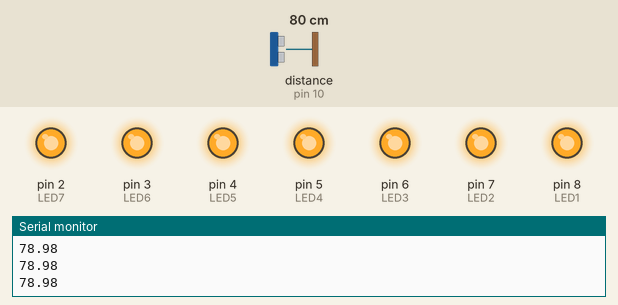
This sketch was run on a simulated Arduino Uno, built with avr-gcc and run on an emulated ATmega328P. On the bench: output pins drawn as LEDs (lit = HIGH), the last lines printed to the serial monitor. Wiring (inferred from the names in the program): ultrasonic range finder: trigger pin 9; echo pin 10. Inputs (shaded band) come from the test bench; at power-on: distance to the obstacle (sensor on pin 10) 80 cm. The echo pulse lasts 58.3 µs per cm; pins used as bus, display or sensor lines are not drawn.

Above: at 1.2 s.
1.3 s: distance to the obstacle (sensor on pin 10) set to 2 cm
At 2.5 s:
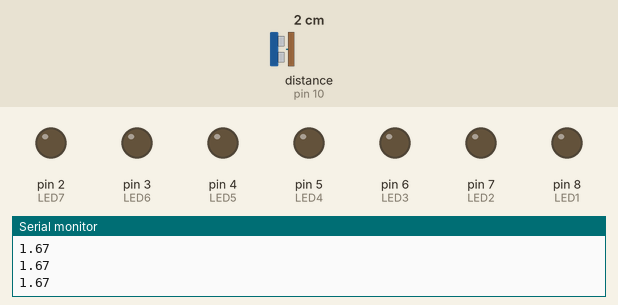
2.8 s: distance to the obstacle (sensor on pin 10) set to 9 cm
4.3 s: distance to the obstacle (sensor on pin 10) set to 12 cm
At 4.8 s:
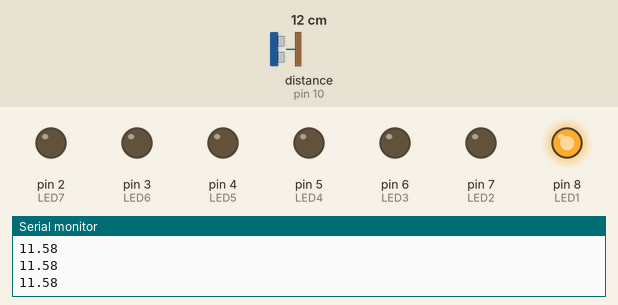
5.8 s: distance to the obstacle (sensor on pin 10) set to 17 cm
7.3 s: distance to the obstacle (sensor on pin 10) set to 23 cm
At 8.3 s:
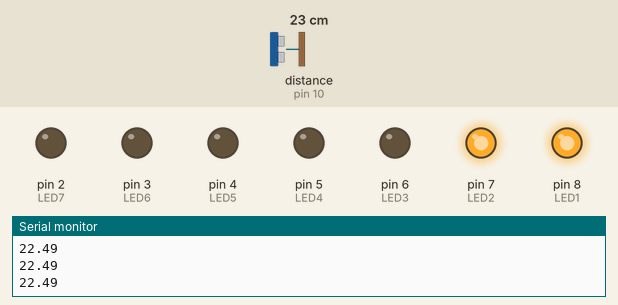
8.8 s: distance to the obstacle (sensor on pin 10) set to 4 cm
At 9.4 s:
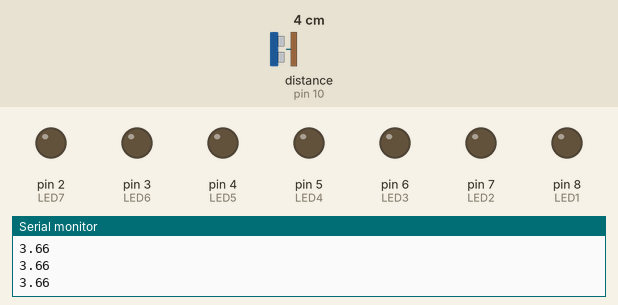
Timing chart, 0 to 11.3 s (numbered marks = the images above; inputs shaded):
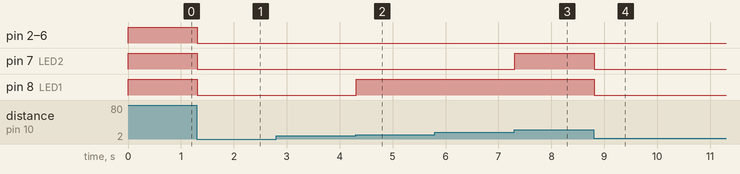

The sketch:

distance-measure-arduino.ino
```cpp
const int trig = 9;
const int echo = 10;

const int LED1 = 8;
const int LED2 = 7;
const int LED3 = 6;
const int LED4 = 5;
const int LED5 = 4;
const int LED6 = 3;
const int LED7 = 2;

long duration ;
float distance ;

void setup()
{
  pinMode(trig , OUTPUT);
  pinMode(echo , INPUT);

  pinMode(LED1 , OUTPUT);
  pinMode(LED2 , OUTPUT);
  pinMode(LED3 , OUTPUT);
  pinMode(LED4 , OUTPUT);
  pinMode(LED5 , OUTPUT);
  pinMode(LED6 , OUTPUT);
  pinMode(LED7 , OUTPUT);

  Serial.begin(9600);

}

void loop()
{
  digitalWrite(trig, LOW);
  delayMicroseconds(2);
  digitalWrite(trig, HIGH);
  delayMicroseconds(10);
  digitalWrite(trig, LOW);

  duration = pulseIn(echo, HIGH);
  distance = duration * 0.034 / 2;
  Serial.println(distance);


  if ( distance >= 10  )
  {
    digitalWrite(LED1, HIGH);
  }
  else
  {
    digitalWrite(LED1,LOW);
  }
  if(distance >= 20)
  {
    digitalWrite(LED2, HIGH);
  }
  else
  {
    digitalWrite(LED2,LOW);

  }
   if ( distance >= 30  )
  {
    digitalWrite(LED3, HIGH);
  }
  else
  {
    digitalWrite(LED3,LOW);
  }
   if ( distance >= 40  )
  {
    digitalWrite(LED4, HIGH);
  }
  else
  {
    digitalWrite(LED4,LOW);
  }
   if ( distance >= 50  )
  {
    digitalWrite(LED5, HIGH);
  }
  else
  {
    digitalWrite(LED5,LOW);
  }
   if ( distance >= 60  )
  {
    digitalWrite(LED6, HIGH);
  }
  else
  {
    digitalWrite(LED6,LOW);
  }
   if ( distance >= 70  )
  {
    digitalWrite(LED7, HIGH);
  }
  else
  {
    digitalWrite(LED7,LOW);
  }
}
```

Measured:
- the behaviour switches between 10 and 11 cm on distance to the obstacle (sensor on pin 10) (found by bisection; images 1 and 2)
- the behaviour switches between 20 and 21 cm on distance to the obstacle (sensor on pin 10) (found by bisection; images 2 and 3)
- after the input at 1.3 s, pin 2 (LED7), pin 3 (LED6), pin 4 (LED5), pin 5 (LED4), pin 6 (LED3), pin 7 (LED2), pin 8 (LED1): HIGH → LOW at once
- after the input at 4.3 s, pin 8 (LED1): LOW → HIGH at once
- after the input at 7.3 s, pin 7 (LED2): LOW → HIGH at once
- after the input at 8.8 s, pin 7 (LED2), pin 8 (LED1): HIGH → LOW at once
